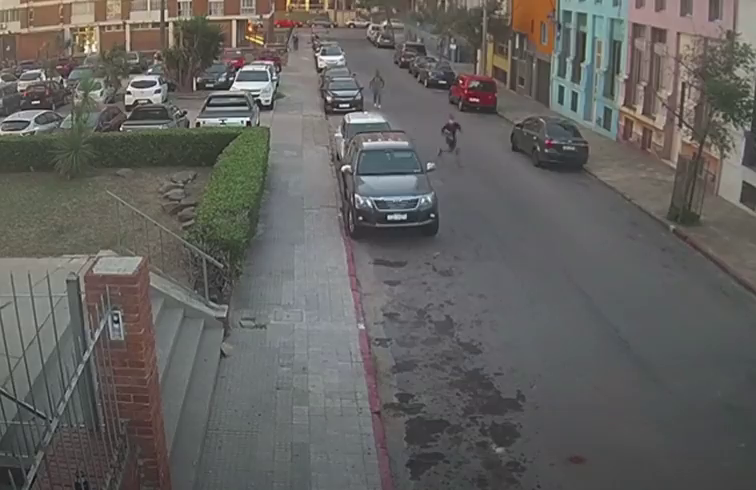
#> input picture frame 8 of OpenCV-Perception/OpenCV-Perception/safety_running.mp4, 756 x 490 px, given in place of trafico01.mp4, which was not available
$ python main.py
#> lines starting #> are read from the running program, lines starting #| are printed output that depends on the picture; pictures that were not available may be replaced by others from this repository, and a replacement may not be noted
### utils.py
import math
import cv2
import time


class Car:
    """Representa un vehículo en el frame"""

    # [4 lines left out: function __init__, not called in this run]

    def get_current_position(self):
        """Retorna la posición actual (x, y)"""
        return self.position_history[-1][:2]

    def get_current_frame(self):
        """Retorna el frame actual"""
        return self.position_history[-1][2]

    # [17 lines left out: functions update_position, calculate_speed, not called in this run]

    def is_expired(self, current_frame, max_tracking):
        """Verifica si el vehículo debe ser descartado"""
        return current_frame - self.last_seen > max_tracking

    # [4 lines left out: function distance_to, not called in this run]


class Line:
    """Representa una línea de conteo en una carretera"""

    def __init__(self, line_id, x1, y1, x2, y2, margin=10):
        self.id = line_id
        self.x1 = x1
        self.y1 = y1
        self.x2 = x2
        self.y2 = y2
        self.margin = margin

        # Tracking de vehículos en esta línea
        self.vehicle_count = 0
        self.cars = {}  # {car_id: Car}
        self.next_car_id = 0
        self.speeds = []  # Velocidades registradas

    # [28 lines left out: functions contains_point, find_matching_car, add_car, update_car, not called in this run]

    def cleanup_expired_cars(self, current_frame, max_tracking):
        """Elimina vehículos que no se han visto en mucho tiempo"""
        expired_ids = [
            car_id for car_id, car in self.cars.items()
            if car.is_expired(current_frame, max_tracking)
        ]
        for car_id in expired_ids:
            del self.cars[car_id]

    def get_average_speed(self):
        """Obtiene la velocidad media en esta línea"""
        return sum(self.speeds) / len(self.speeds) if self.speeds else 0.0

    def get_stats(self):
        """Retorna estadísticas de la línea"""
        return {
            "line_id": self.id,
            "count": self.vehicle_count,
            "average_speed": self.get_average_speed(),
            "total_speeds_recorded": len(self.speeds)
        }


class VehicleDetector:
    """Solo se encarga de detectar vehículos en el frame"""

    def __init__(self, min_area=500, max_width=420):
        self.min_area = min_area
        self.max_width = max_width
        self.bg_subtractor = cv2.createBackgroundSubtractorMOG2(
            history=300, varThreshold=50, detectShadows=False
        )

    def detect(self, frame):
        """Retorna mask y lista de centroides detectados"""
        gray = cv2.cvtColor(frame, cv2.COLOR_BGR2GRAY)
        mask = self.bg_subtractor.apply(gray)


        contours, _ = cv2.findContours(
            mask, cv2.RETR_EXTERNAL, cv2.CHAIN_APPROX_SIMPLE
        )

        detections = []
        for contour in contours:
            area = cv2.contourArea(contour)
            if area < self.min_area:
                continue

            x, y, w, h = cv2.boundingRect(contour)
            if w > self.max_width:
                continue

            centroid_x = x + w // 2
            centroid_y = y + h // 2
            detections.append((centroid_x, centroid_y))

        return mask, detections


class TrafficCounter:
    """Orquesta el conteo de tráfico - Solo coordina"""

    def __init__(self, lines_config, max_tracking=14, min_area=500, max_width=420):
        self.lines = {}
        for i, config in enumerate(lines_config):
            line = Line(
                line_id=i,
                x1=config["cx1"],
                y1=config["cy1"],
                x2=config["cx2"],
                y2=config["cy2"]
            )
            self.lines[i] = line

        self.detector = VehicleDetector(min_area, max_width)
        self.visualizer = TrafficVisualizer()
        self.max_tracking = max_tracking
        self.frames_counter = 0

    def process_frame(self, frame, fps):
        """Orquesta:  detecta → trackea → visualiza"""
        self.frames_counter += 1

        # 1. Detectar
        mask, detections = self.detector.detect(frame)

        # 2. Trackear
        self._update_tracks(detections, fps)
        self._cleanup_expired_tracks()

        # 3. Visualizar
        annotated = self.visualizer.draw(frame. copy(), self.lines)

        return mask, annotated

    def _update_tracks(self, detections, fps):
        """Actualiza tracking para cada detección"""
        for centroid_x, centroid_y in detections:
            for line in self.lines.values():
                if line.contains_point(centroid_x, centroid_y):
                    car = line.find_matching_car(centroid_x, centroid_y)

                    if car is not None:
                        line.update_car(car, centroid_x, centroid_y, self.frames_counter, fps)
                    else:
                        line.add_car(centroid_x, centroid_y, self.frames_counter)

    def _cleanup_expired_tracks(self):
        """Limpia vehículos expirados"""
        for line in self.lines.values():
            line.cleanup_expired_cars(self.frames_counter, self.max_tracking)

    def print_results(self):
        """Imprime resultados finales"""
        print("\n========== Conteo de Vehículos por Carril ==========")
        total = 0

        for line in self.lines. values():
            stats = line.get_stats()
            total += stats["count"]

            print(
                f"Carril {stats['line_id'] + 1}: {stats['count']} vehículos, "
                f"velocidad media: {stats['average_speed']:.1f} px/s"
            )

        print(f"TOTAL vehículos: {total}")

        all_speeds = [s for line in self.lines.values() for s in line.speeds]
        if all_speeds:
            avg_speed = sum(all_speeds) / len(all_speeds)
            print(f"Velocidad media global: {avg_speed:.1f} px/s")

        print("====================================================")


class TrafficVisualizer:
    """Solo se encarga de visualizar los datos"""

    LINE_COLOR = (255, 255, 0)
    TEXT_COLOR = (0, 255, 0)

    @staticmethod
    def draw(frame, lines):
        """Dibuja líneas y estadísticas"""
        font = cv2.FONT_HERSHEY_DUPLEX

        # Estadísticas globales
        total_vehicles = sum(line.vehicle_count for line in lines. values())
        all_speeds = [s for line in lines.values() for s in line.speeds]

        cv2.putText(
            frame,
            f"Total vehiculos: {total_vehicles}",
            (320, 40),
            font,
            1.0,
            TrafficVisualizer.TEXT_COLOR,
            2,
        )

        if all_speeds:
            avg_speed = sum(all_speeds) / len(all_speeds)
            cv2.putText(
                frame,
                f"Velocidad media global: {avg_speed:.1f} px/s",
                (320, 75),
                font,
                1.0,
                TrafficVisualizer.TEXT_COLOR,
                2,
            )

        # Dibujar líneas
        for line in lines.values():
            cv2.line(
                frame,
                (line.x1, line.y1),
                (line.x2, line.y2),
                TrafficVisualizer.LINE_COLOR,
                3,
            )

            cv2.putText(
                frame,
                f"Carril {line.id + 1}: {line.vehicle_count}",
                (line.x1, line.y1 - 15),
                font,
                0.7,
                TrafficVisualizer.TEXT_COLOR,
                2,
            )

        return frame

### main.py
import cv2

from utils import Car
from utils import Line
from utils import TrafficCounter

VIDEO_PATH = "trafico01.mp4"

LINES_CONFIG = [
    {"cx1": 480, "cy1": 850, "cx2":  580, "cy2": 850},
    {"cx1":  610, "cy1": 850, "cx2": 720, "cy2": 850},
    {"cx1": 990, "cy1": 750, "cx2": 1090, "cy2": 750},
    {"cx1": 1320, "cy1": 900, "cx2": 1470, "cy2": 900},
    {"cx1": 1180, "cy1": 640, "cx2": 1210, "cy2": 640},
    {"cx1": 1420, "cy1": 730, "cx2": 1500, "cy2": 730},
    {"cx1": 1630, "cy1": 770, "cx2": 1770, "cy2": 770},
]


def create_windows():
    cv2.namedWindow("Máscara", cv2.WINDOW_NORMAL)
    cv2.namedWindow("Detección de Vehículos", cv2.WINDOW_NORMAL)
    cv2.resizeWindow("Detección de Vehículos", 1280, 720)


def main():
    cap = cv2.VideoCapture(VIDEO_PATH)
    if not cap.isOpened():
        print("Error: No se pudo abrir el archivo de video.")
        return

    create_windows()
    traffic_counter = TrafficCounter(LINES_CONFIG, max_tracking=14)

    go = True
    while go:
        ret, frame = cap. read()
#> frame is the input picture: shape (490, 756, 3); mean B, G, R 95.2, 97.8, 99.3
        if not ret:
            break

        fps = cap.get(cv2.CAP_PROP_FPS)
        mask, annotated = traffic_counter.process_frame(frame, fps)
#> in detect, `gray = cv2.cvtColor(frame, cv2.COLOR_BGR2GRAY)`:
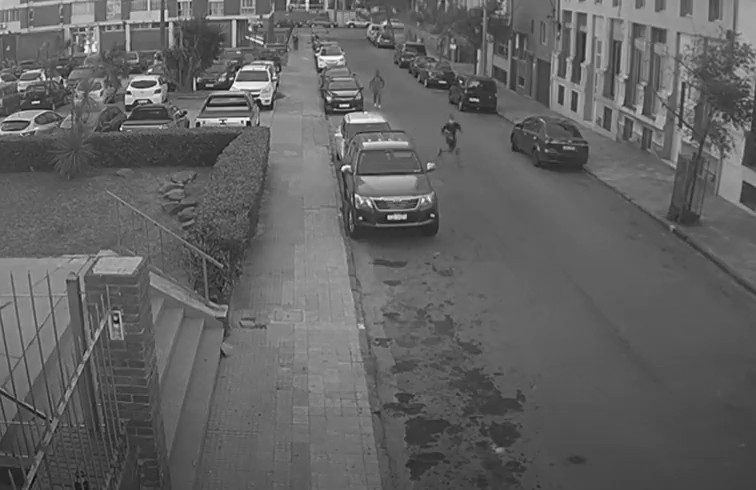
#> gray: shape (490, 756); min 10, max 255, mean 97.9
#> in detect, `mask = self.bg_subtractor.apply(gray)`: mask: shape (490, 756); every value is 255
#> in detect, `contours, _ = cv2.findContours( mask, cv2.RETR_EXTERNAL, cv2.CHAIN_APP..`: contours = [[[0, 0], [0, 489], [755, 489], [755, 0]]]
#> the loop in detect, `for contour in contours:` made 1 pass
#> (contour, area, x, y, w, h) on pass 1: ([[0, 0], [0, 489], [755, 489], [755, 0]], 369195, 0, 0, 756, 490)
#> after the loop in detect, `for contour in contours:`: detections = []

        cv2.imshow("Máscara", mask)
        cv2.imshow("Detección de Vehículos", annotated)

        key = cv2.waitKey(27) & 0xFF
#> (key Esc is pressed here)
        if key == ord("c") or key == 27:
            go = False

    cap.release()
    cv2.destroyAllWindows()
    traffic_counter.print_results()


if __name__ == "__main__":
    main()

$ run again, starting later in the video
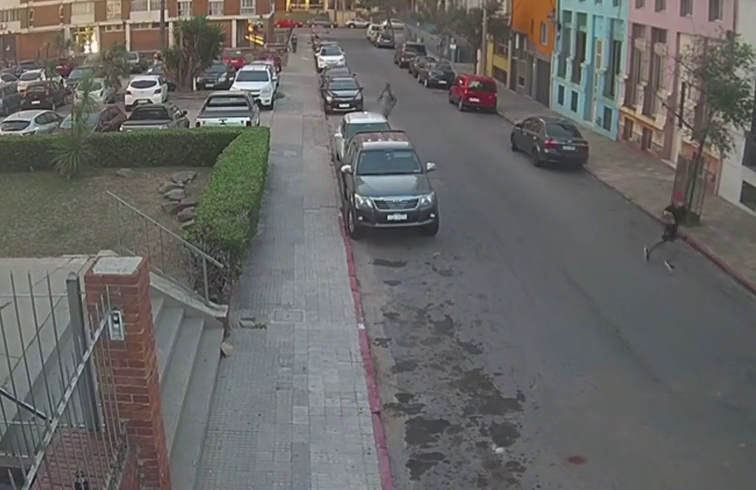
#> input picture frame 64 of OpenCV-Perception/OpenCV-Perception/safety_running.mp4, 756 x 490 px, given in place of trafico01.mp4, which was not available
#> in main, frame is the input picture: shape (490, 756, 3); mean B, G, R 101.2, 102.8, 103.7
#> in detect, `gray = cv2.cvtColor(frame, cv2.COLOR_BGR2GRAY)`:
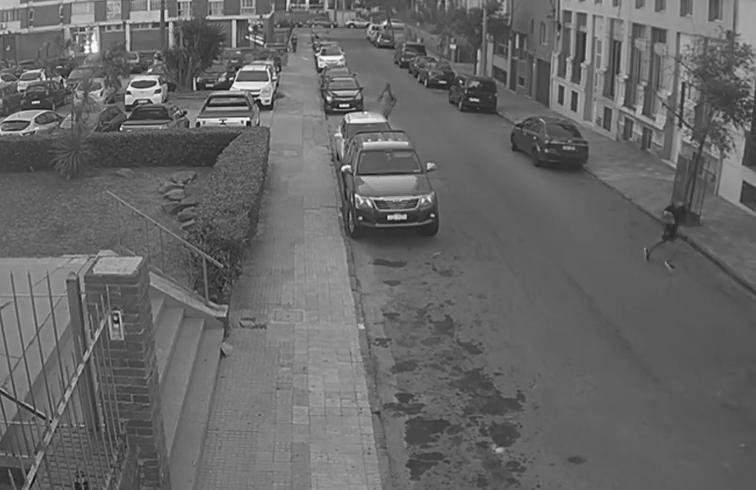
#> gray: shape (490, 756); min 11, max 255, mean 102.9
#> mask: shape (490, 756); every value is 255
#> contours = [[[0, 0], [0, 489], [755, 489], [755, 0]]]
#> the loop in detect, `for contour in contours:` made 1 pass
#> (contour, area, x, y, w, h) on pass 1: ([[0, 0], [0, 489], [755, 489], [755, 0]], 369195, 0, 0, 756, 490)
#> after the loop in detect, `for contour in contours:`: detections = []
